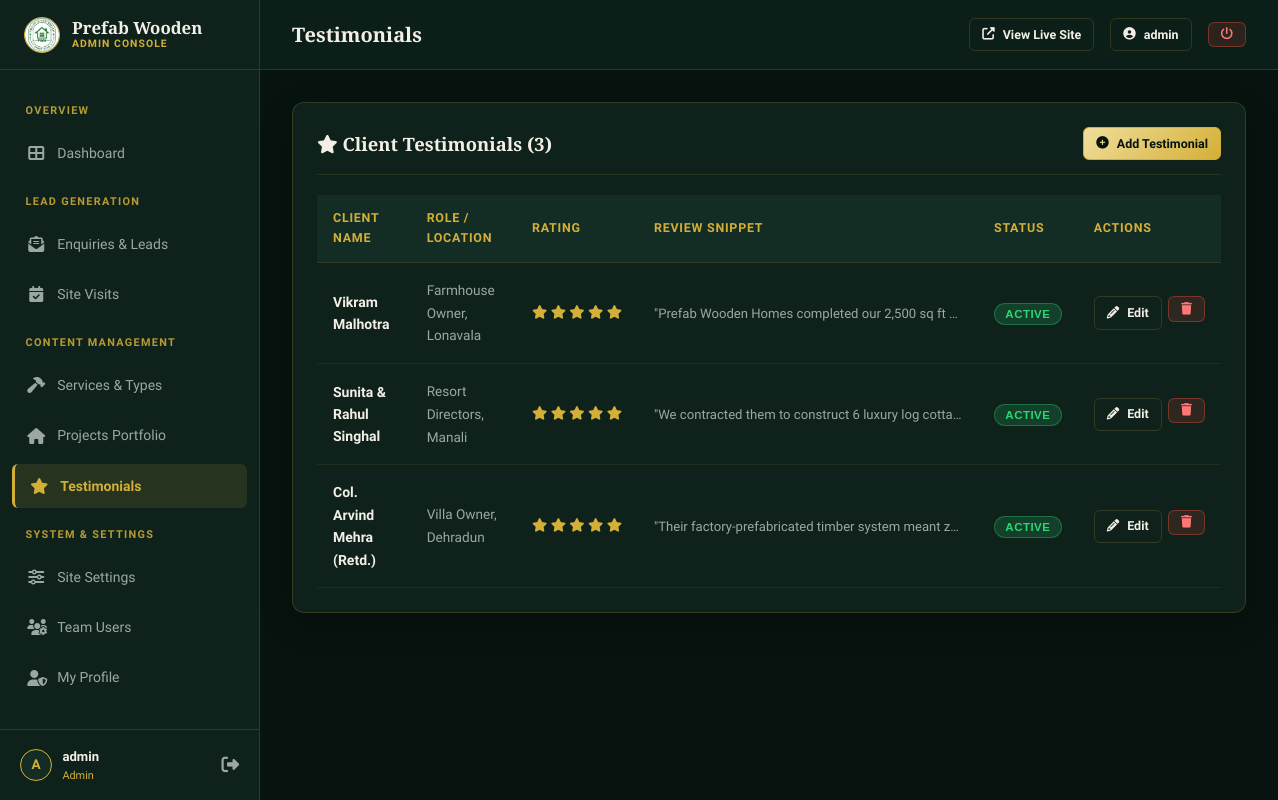
Page /admin/testimonials.php (signed in) on the committed database.
### tables this page shows
CREATE TABLE IF NOT EXISTS `testimonials` (
    `id` INT UNSIGNED AUTO_INCREMENT PRIMARY KEY,
    `client_name` VARCHAR(100) NOT NULL,
    `client_role` VARCHAR(100) DEFAULT NULL,
    `testimonial_text` TEXT NOT NULL,
    `rating` TINYINT UNSIGNED DEFAULT 5,
    `is_active` TINYINT(1) DEFAULT 1,
    `sort_order` INT DEFAULT 0,
    `created_at` DATETIME NOT NULL DEFAULT CURRENT_TIMESTAMP
);

### includes/functions.php (called while the page is built, shortened)
<?php
function getSetting(string $key, string $default = ''): string {
    static $settingsCache = null;
    if ($settingsCache === null) {
        $settingsCache = [];
        try {
            $db = Database::getConnection();
            $stmt = $db->query("SELECT setting_key, setting_value FROM site_settings");
            while ($row = $stmt->fetch()) {
                $settingsCache[$row['setting_key']] = $row['setting_value'];
            }
        } catch (\Throwable $e) {
        }
    }
    return $settingsCache[$key] ?? $default;
}
function url(string $path = ''): string {
    $trimmed = ltrim($path, '/');
    return BASE_PATH . ($trimmed !== '' ? '/' . $trimmed : '/');
}

### admin/includes/auth.php (called while the page is built, shortened)
<?php
require_once __DIR__ . '/../../includes/security.php';
require_once __DIR__ . '/../../includes/functions.php';
function currentAdmin(): array {
    return [
        'id' => $_SESSION['admin_user_id'] ?? null,
        'username' => $_SESSION['admin_user_name'] ?? 'Admin',
        'email' => $_SESSION['admin_user_email'] ?? '',
        'role' => $_SESSION['admin_user_role'] ?? 'editor'
    ];
}
function isSuperAdmin(): bool {
    return (currentAdmin()['role'] ?? '') === 'admin';
}

### admin/testimonials.php (the view, shortened to what this page needs)
<?php
$pageTitle = 'Testimonials';
require_once __DIR__ . '/includes/admin-header.php';
try {
    $db = Database::getConnection();
    $testimonials = $db->query("SELECT * FROM testimonials ORDER BY sort_order ASC, created_at DESC")->fetchAll();
} catch (\Throwable $e) {
    echo '<div class="adm-alert adm-alert--error">Database error: ' . htmlspecialchars($e->getMessage()) . '</div>';
    $testimonials = [];
}
?>
<div class="adm-card">
    <div class="adm-card__header">
        <h2 class="adm-card__title"><i class="fas fa-star"></i> Client Testimonials (<?= count($testimonials) ?>)</h2>
        <a href="<?= url('admin/testimonial-edit.php') ?>" class="adm-btn adm-btn--primary adm-btn--sm">
            <i class="fas fa-plus-circle"></i> Add Testimonial
        </a>
    </div>
    <?php if (empty($testimonials)): ?>
        <p style="color: var(--adm-text-muted); text-align: center; padding: 2.5rem 0;">No testimonials found.</p>
    <?php else: ?>
        <div class="adm-table-responsive">
            <table class="adm-table">
                <thead>
                    <tr>
                        <th>Client Name</th>
                        <th>Role / Location</th>
                        <th>Rating</th>
                        <th>Review Snippet</th>
                        <th>Status</th>
                        <th>Actions</th>
                    </tr>
                </thead>
                <tbody>
                    <?php foreach ($testimonials as $t): ?>
                        <tr>
                            <td>
                                <strong><?= htmlspecialchars($t['client_name']) ?></strong>
                            </td>
                            <td>
                                <span style="font-size: 0.85rem; color: var(--adm-text-muted);">
                                    <?= htmlspecialchars($t['client_role'] ?: 'Verified Homeowner') ?>
                                </span>
                            </td>
                            <td style="color: var(--adm-gold); font-size: 0.85rem; white-space: nowrap;">
                                <?php for ($i = 0; $i < (int)$t['rating']; $i++): ?>
                                    <i class="fas fa-star"></i>
                                <?php endfor; ?>
                            </td>
                            <td style="max-width: 340px;">
                                <div style="font-size: 0.82rem; color: var(--adm-text-muted); overflow: hidden; text-overflow: ellipsis; white-space: nowrap;">
                                    "<?= htmlspecialchars($t['testimonial_text']) ?>"
                                </div>
                            </td>
                            <td>
                                <form method="POST" action="" style="display: inline;">
                                    <button type="submit" style="background: none; border: none; cursor: pointer;">
                                        <?php if ($t['is_active']): ?>
                                            <span class="adm-badge adm-badge--active">Active</span>
                                        <?php else: ?>
                                            <span class="adm-badge adm-badge--draft">Hidden</span>
                                        <?php endif; ?>
                                    </button>
                                </form>
                            </td>
                            <td>
                                <div style="display: flex; gap: 0.4rem;">
                                    <a href="<?= url('admin/testimonial-edit.php?id=' . $t['id']) ?>" class="adm-btn adm-btn--outline adm-btn--sm">
                                        <i class="fas fa-pencil-alt"></i> Edit
                                    </a>
                                    <form method="POST" action="" style="display: inline;">
                                        <button type="submit" class="adm-btn adm-btn--danger adm-btn--sm adm-btn-delete" data-item="review from <?= htmlspecialchars($t['client_name']) ?>">
                                            <i class="fas fa-trash"></i>
                                        </button>
                                    </form>
                                </div>
                            </td>
                        </tr>
                    <?php endforeach; ?>
                </tbody>
            </table>
        </div>
    <?php endif; ?>
</div>
<?php require_once __DIR__ . '/includes/admin-footer.php'; ?>

### admin/includes/admin-header.php (shortened to what this page needs)
<?php
require_once __DIR__ . '/auth.php';
?>
<!DOCTYPE html>
<html lang="en">
<head>
    <link rel="stylesheet" href="https://cdnjs.cloudflare.com/ajax/libs/font-awesome/6.5.0/css/all.min.css">
    <link rel="stylesheet" href="<?= url('admin/assets/css/admin.css') ?>">
</head>
<body>
<div class="adm-wrapper">
    <?php require_once __DIR__ . '/admin-sidebar.php'; ?>
    <div class="adm-main">
        <header class="adm-topbar">
            <div class="adm-topbar__left">
                <h1 class="adm-topbar__title"><?= htmlspecialchars($pageTitle ?? 'Admin Dashboard') ?></h1>
            </div>
            <div class="adm-topbar__right">
                <a href="<?= url() ?>" target="_blank" class="adm-btn adm-btn--outline adm-btn--sm" title="Open Public Website">
                    <i class="fas fa-external-link-alt"></i> View Live Site
                </a>
                <a href="<?= url('admin/profile.php') ?>" class="adm-btn adm-btn--outline adm-btn--sm">
                    <i class="fas fa-user-circle"></i> <?= htmlspecialchars($user['username']) ?>
                </a>
                <a href="<?= url('admin/logout.php') ?>" class="adm-btn adm-btn--danger adm-btn--sm" title="Log Out">
                    <i class="fas fa-power-off"></i>
                </a>
            </div>
        </header>
        <main class="adm-body">

### admin/includes/admin-sidebar.php (shortened to what this page needs)
<?php
$currentPage = basename($_SERVER['PHP_SELF'], '.php');
$user = currentAdmin();
?>
<aside class="adm-sidebar" id="admSidebar">
    <div class="adm-brand">
        <img src="<?= getSetting('site_logo', asset('images/logo.jpeg')) ?>" alt="<?= getSetting('site_name', SITE_NAME) ?> Logo" class="adm-brand__logo">
        <div class="adm-brand__text">
            Prefab Wooden
            <span>Admin Console</span>
        </div>
    </div>
    <nav class="adm-nav">
        <div class="adm-nav__label">Overview</div>
        <a href="<?= url('admin/index.php') ?>" class="adm-nav__link <?= $currentPage === 'index' ? 'active' : '' ?>">
            <span class="adm-nav__link-content">
                <i class="fas fa-th-large"></i> Dashboard
            </span>
        </a>
        <div class="adm-nav__label">Lead Generation</div>
        <a href="<?= url('admin/enquiries.php') ?>" class="adm-nav__link <?= in_array($currentPage, ['enquiries', 'enquiry-view']) ? 'active' : '' ?>">
            <span class="adm-nav__link-content">
                <i class="fas fa-envelope-open-text"></i> Enquiries &amp; Leads
            </span>
        </a>
        <a href="<?= url('admin/site-visits.php') ?>" class="adm-nav__link <?= $currentPage === 'site-visits' ? 'active' : '' ?>">
            <span class="adm-nav__link-content">
                <i class="fas fa-calendar-check"></i> Site Visits
            </span>
        </a>
        <div class="adm-nav__label">Content Management</div>
        <a href="<?= url('admin/services.php') ?>" class="adm-nav__link <?= in_array($currentPage, ['services', 'service-edit']) ? 'active' : '' ?>">
            <span class="adm-nav__link-content">
                <i class="fas fa-hammer"></i> Services &amp; Types
            </span>
        </a>
        <a href="<?= url('admin/projects.php') ?>" class="adm-nav__link <?= in_array($currentPage, ['projects', 'project-edit']) ? 'active' : '' ?>">
            <span class="adm-nav__link-content">
                <i class="fas fa-home"></i> Projects Portfolio
            </span>
        </a>
        <a href="<?= url('admin/testimonials.php') ?>" class="adm-nav__link <?= in_array($currentPage, ['testimonials', 'testimonial-edit']) ? 'active' : '' ?>">
            <span class="adm-nav__link-content">
                <i class="fas fa-star"></i> Testimonials
            </span>
        </a>
        <div class="adm-nav__label">System &amp; Settings</div>
        <a href="<?= url('admin/settings.php') ?>" class="adm-nav__link <?= $currentPage === 'settings' ? 'active' : '' ?>">
            <span class="adm-nav__link-content">
                <i class="fas fa-sliders-h"></i> Site Settings
            </span>
        </a>
        <?php if (isSuperAdmin()): ?>
        <a href="<?= url('admin/users.php') ?>" class="adm-nav__link <?= $currentPage === 'users' ? 'active' : '' ?>">
            <span class="adm-nav__link-content">
                <i class="fas fa-users-cog"></i> Team Users
            </span>
        </a>
        <?php endif; ?>
        <a href="<?= url('admin/profile.php') ?>" class="adm-nav__link <?= $currentPage === 'profile' ? 'active' : '' ?>">
            <span class="adm-nav__link-content">
                <i class="fas fa-user-shield"></i> My Profile
            </span>
        </a>
    </nav>
    <div class="adm-sidebar__footer">
        <div class="adm-user-mini">
            <div class="adm-user-mini__avatar">
                <?= strtoupper(substr($user['username'], 0, 1)) ?>
            </div>
            <div>
                <div class="adm-user-mini__name"><?= htmlspecialchars($user['username']) ?></div>
                <div class="adm-user-mini__role"><?= htmlspecialchars($user['role']) ?></div>
            </div>
        </div>
        <a href="<?= url('admin/logout.php') ?>" title="Log Out" style="color: var(--adm-text-muted); font-size: 1.1rem;">
            <i class="fas fa-sign-out-alt"></i>
        </a>
    </div>
</aside>

### admin/includes/admin-footer.php (shortened to what this page needs)
        </main>
    </div>
</div>
</body>
</html>

### rows in the picture
testimonials: client_name "Vikram Malhotra", client_role "Farmhouse Owner, Lonavala", rating 5 (drawn), testimonial_text "Prefab Wooden Homes completed our 2,500 sq ft…", is_active "ACTIVE"
testimonials: client_name "Sunita & Rahul Singhal", client_role "Resort Directors, Manali", rating 5 (drawn), testimonial_text "We contracted them to construct 6 luxury log cotta…", is_active "ACTIVE"
testimonials: client_name "Col. Arvind Mehra (Retd.)", client_role "Villa Owner, Dehradun", rating 5 (drawn), testimonial_text "Their factory-prefabricated timber system meant z…", is_active "ACTIVE"

### other values in the picture
substr($user['username'], 0, 1) "A"
$user['username'] "admin"
$user['role'] "Admin"
$pageTitle "Testimonials"
count($testimonials) "3"
